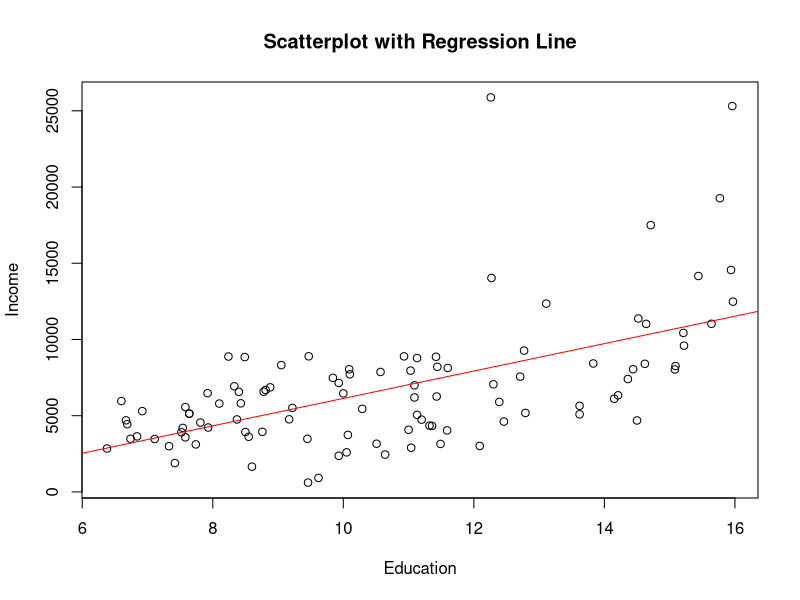
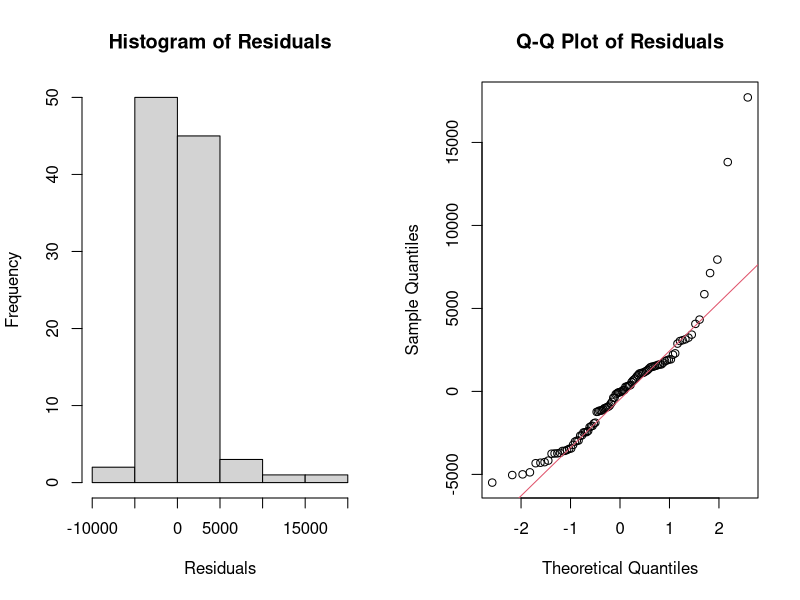
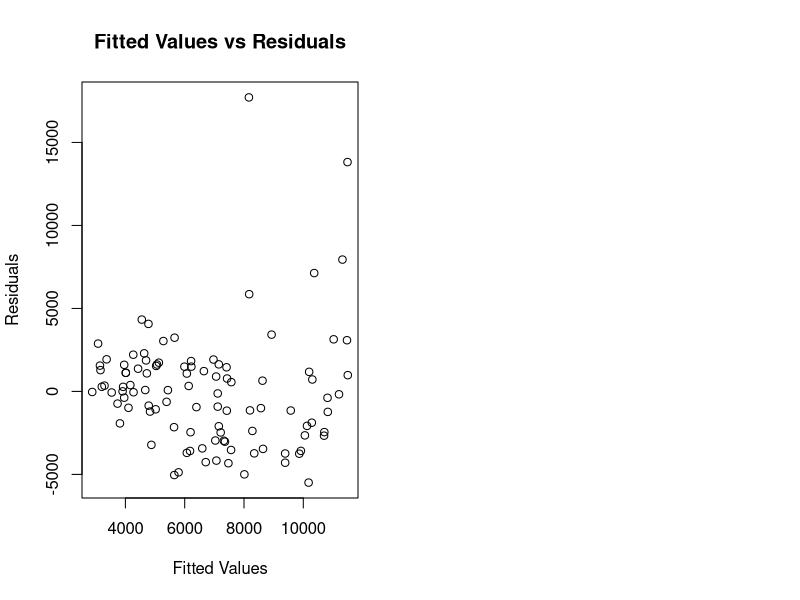

R code for these plots, in order:
# Step 1: Install and load the "carData" package
install.packages("carData")
library(carData)

# Step 2: Explore and understand the dataset
data("Prestige")
head(Prestige)
summary(Prestige)

# Step 3: Create a subset with education and income columns
subset_data <- Prestige[, c("education", "income")]

# Step 4: Create a simple linear model
linear_model <- lm(income ~ education, data = subset_data)

# Step 5: Plot the dataset and regression line
plot(subset_data$education, subset_data$income, main = "Scatterplot with Regression Line", xlab = "Education", ylab = "Income")
abline(linear_model, col = "red")

# Step 6: Plot histogram and Q-Q plot for residuals
par(mfrow = c(1, 2))
hist(residuals(linear_model), main = "Histogram of Residuals", xlab = "Residuals")
qqnorm(residuals(linear_model), main = "Q-Q Plot of Residuals")
qqline(residuals(linear_model), col = 2)

# Step 7: Plot fitted values vs residuals
plot(predict(linear_model), residuals(linear_model), main = "Fitted Values vs Residuals", xlab = "Fitted Values", ylab = "Residuals")

# Step 8: Check assumptions of linear regression
# We can check assumptions by visually inspecting the plots and conducting formal tests. Some common checks include checking linearity, normality of residuals, and homoscedasticity.

# Comments on assumptions
# - Linearity: Check the scatterplot with the regression line.
# - Normality of Residuals: Check the histogram and Q-Q plot of residuals.
# - Homoscedasticity: Check the plot of fitted values vs residuals.

# Additional checks and tests can be performed based on the specific assumptions we want to validate.

# Note: This code assumes that the dataset and variables are correctly named in the "Prestige" dataset.

# Test for normality of residuals (Shapiro-Wilk test)
shapiro.test(residuals(linear_model))

# Test for homoscedasticity (Breusch-Pagan test)
library(lmtest)
bptest(linear_model)
